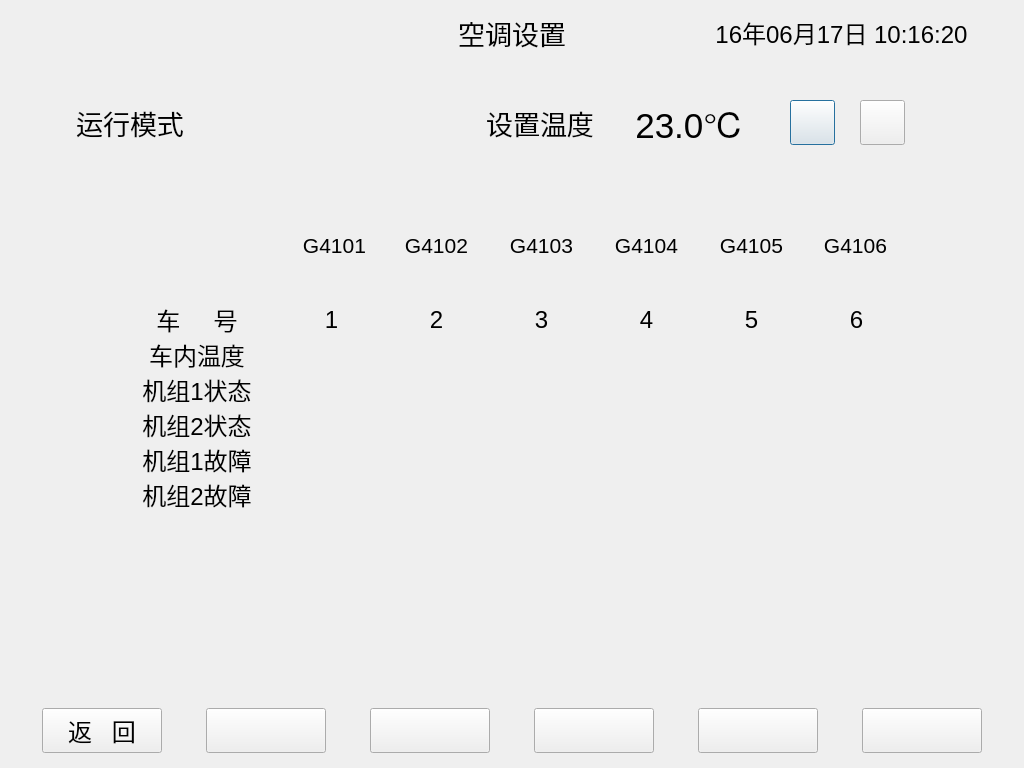
 <widget class="QDialog" name="airconditioninfo">
  <property name="geometry">
   <rect>
    <x>0</x>
    <y>0</y>
    <width>1024</width>
    <height>768</height>
   </rect>
  </property>
  <property name="contextMenuPolicy">
   <enum>Qt::DefaultContextMenu</enum>
  </property>
  <property name="windowTitle">
   <string>空调状态</string>
  </property>
  <property name="sizeGripEnabled">
   <bool>false</bool>
  </property>
  <property name="modal">
   <bool>false</bool>
  </property>
  <widget class="QLabel" name="title_2">
   <property name="geometry">
    <rect>
     <x>355</x>
     <y>10</y>
     <width>314</width>
     <height>45</height>
    </rect>
   </property>
   <property name="sizePolicy">
    <sizepolicy hsizetype="Expanding" vsizetype="Expanding">
     <horstretch>0</horstretch>
     <verstretch>0</verstretch>
    </sizepolicy>
   </property>
   <property name="font">
    <font>
     <pointsize>20</pointsize>
    </font>
   </property>
   <property name="styleSheet">
    <string notr="true"/>
   </property>
   <property name="text">
    <string>空调设置</string>
   </property>
   <property name="alignment">
    <set>Qt::AlignCenter</set>
   </property>
  </widget>
  <widget class="QLabel" name="title">
   <property name="geometry">
    <rect>
     <x>10</x>
     <y>10</y>
     <width>345</width>
     <height>45</height>
    </rect>
   </property>
   <property name="sizePolicy">
    <sizepolicy hsizetype="Expanding" vsizetype="Expanding">
     <horstretch>0</horstretch>
     <verstretch>0</verstretch>
    </sizepolicy>
   </property>
   <property name="font">
    <font>
     <pointsize>18</pointsize>
    </font>
   </property>
   <property name="styleSheet">
    <string notr="true"/>
   </property>
   <property name="text">
    <string/>
   </property>
  </widget>
  <widget class="QLabel" name="title_3">
   <property name="geometry">
    <rect>
     <x>669</x>
     <y>10</y>
     <width>345</width>
     <height>45</height>
    </rect>
   </property>
   <property name="sizePolicy">
    <sizepolicy hsizetype="Expanding" vsizetype="Expanding">
     <horstretch>0</horstretch>
     <verstretch>0</verstretch>
    </sizepolicy>
   </property>
   <property name="font">
    <font>
     <pointsize>18</pointsize>
    </font>
   </property>
   <property name="styleSheet">
    <string notr="true"/>
   </property>
   <property name="text">
    <string>16年06月17日 10:16:20</string>
   </property>
   <property name="alignment">
    <set>Qt::AlignCenter</set>
   </property>
  </widget>
  <widget class="QLabel" name="carlabel1">
   <property name="geometry">
    <rect>
     <x>295</x>
     <y>233</y>
     <width>79</width>
     <height>25</height>
    </rect>
   </property>
   <property name="font">
    <font>
     <pointsize>16</pointsize>
    </font>
   </property>
   <property name="text">
    <string>G4101</string>
   </property>
   <property name="alignment">
    <set>Qt::AlignCenter</set>
   </property>
  </widget>
  <widget class="QLabel" name="carimagelabel2">
   <property name="geometry">
    <rect>
     <x>384</x>
     <y>220</y>
     <width>105</width>
     <height>80</height>
    </rect>
   </property>
   <property name="text">
    <string/>
   </property>
  </widget>
  <widget class="QLabel" name="carimagelabel3">
   <property name="geometry">
    <rect>
     <x>489</x>
     <y>220</y>
     <width>105</width>
     <height>80</height>
    </rect>
   </property>
   <property name="text">
    <string/>
   </property>
  </widget>
  <widget class="QLabel" name="carimagelabel4">
   <property name="geometry">
    <rect>
     <x>594</x>
     <y>220</y>
     <width>105</width>
     <height>80</height>
    </rect>
   </property>
   <property name="text">
    <string/>
   </property>
  </widget>
  <widget class="QLabel" name="carlabel5">
   <property name="geometry">
    <rect>
     <x>711</x>
     <y>233</y>
     <width>81</width>
     <height>25</height>
    </rect>
   </property>
   <property name="font">
    <font>
     <pointsize>16</pointsize>
    </font>
   </property>
   <property name="text">
    <string>G4105</string>
   </property>
   <property name="alignment">
    <set>Qt::AlignCenter</set>
   </property>
  </widget>
  <widget class="QLabel" name="carlabel3">
   <property name="geometry">
    <rect>
     <x>501</x>
     <y>233</y>
     <width>81</width>
     <height>25</height>
    </rect>
   </property>
   <property name="font">
    <font>
     <pointsize>16</pointsize>
    </font>
   </property>
   <property name="text">
    <string>G4103</string>
   </property>
   <property name="alignment">
    <set>Qt::AlignCenter</set>
   </property>
  </widget>
  <widget class="QLabel" name="carlabel2">
   <property name="geometry">
    <rect>
     <x>396</x>
     <y>233</y>
     <width>81</width>
     <height>25</height>
    </rect>
   </property>
   <property name="font">
    <font>
     <pointsize>16</pointsize>
    </font>
   </property>
   <property name="text">
    <string>G4102</string>
   </property>
   <property name="alignment">
    <set>Qt::AlignCenter</set>
   </property>
  </widget>
  <widget class="QLabel" name="carimagelabel1">
   <property name="geometry">
    <rect>
     <x>279</x>
     <y>220</y>
     <width>105</width>
     <height>80</height>
    </rect>
   </property>
   <property name="text">
    <string/>
   </property>
  </widget>
  <widget class="QLabel" name="carimagelabel5">
   <property name="geometry">
    <rect>
     <x>699</x>
     <y>220</y>
     <width>105</width>
     <height>80</height>
    </rect>
   </property>
   <property name="text">
    <string/>
   </property>
  </widget>
  <widget class="QLabel" name="labelarrow">
   <property name="geometry">
    <rect>
     <x>115</x>
     <y>220</y>
     <width>164</width>
     <height>80</height>
    </rect>
   </property>
   <property name="text">
    <string/>
   </property>
   <property name="alignment">
    <set>Qt::AlignCenter</set>
   </property>
  </widget>
  <widget class="QLabel" name="carlabel4">
   <property name="geometry">
    <rect>
     <x>606</x>
     <y>233</y>
     <width>81</width>
     <height>25</height>
    </rect>
   </property>
   <property name="font">
    <font>
     <pointsize>16</pointsize>
    </font>
   </property>
   <property name="text">
    <string>G4104</string>
   </property>
   <property name="alignment">
    <set>Qt::AlignCenter</set>
   </property>
  </widget>
  <widget class="QLabel" name="carimagelabel6">
   <property name="geometry">
    <rect>
     <x>804</x>
     <y>220</y>
     <width>105</width>
     <height>80</height>
    </rect>
   </property>
   <property name="text">
    <string/>
   </property>
  </widget>
  <widget class="QLabel" name="carlabel6">
   <property name="geometry">
    <rect>
     <x>816</x>
     <y>233</y>
     <width>79</width>
     <height>25</height>
    </rect>
   </property>
   <property name="font">
    <font>
     <pointsize>16</pointsize>
    </font>
   </property>
   <property name="text">
    <string>G4106</string>
   </property>
   <property name="alignment">
    <set>Qt::AlignCenter</set>
   </property>
  </widget>
  <widget class="QPushButton" name="buttonmenu">
   <property name="geometry">
    <rect>
     <x>42</x>
     <y>708</y>
     <width>120</width>
     <height>45</height>
    </rect>
   </property>
   <property name="font">
    <font>
     <pointsize>18</pointsize>
    </font>
   </property>
   <property name="focusPolicy">
    <enum>Qt::NoFocus</enum>
   </property>
   <property name="text">
    <string>返   回</string>
   </property>
  </widget>
  <widget class="QPushButton" name="buttonerr">
   <property name="geometry">
    <rect>
     <x>370</x>
     <y>708</y>
     <width>120</width>
     <height>45</height>
    </rect>
   </property>
   <property name="font">
    <font>
     <pointsize>18</pointsize>
    </font>
   </property>
   <property name="focusPolicy">
    <enum>Qt::NoFocus</enum>
   </property>
   <property name="text">
    <string/>
   </property>
  </widget>
  <widget class="QPushButton" name="buttonrun">
   <property name="geometry">
    <rect>
     <x>534</x>
     <y>708</y>
     <width>120</width>
     <height>45</height>
    </rect>
   </property>
   <property name="font">
    <font>
     <pointsize>18</pointsize>
    </font>
   </property>
   <property name="focusPolicy">
    <enum>Qt::NoFocus</enum>
   </property>
   <property name="text">
    <string/>
   </property>
  </widget>
  <widget class="QLabel" name="labelbuttonarea">
   <property name="geometry">
    <rect>
     <x>10</x>
     <y>703</y>
     <width>1004</width>
     <height>55</height>
    </rect>
   </property>
   <property name="text">
    <string/>
   </property>
  </widget>
  <widget class="QPushButton" name="buttoncarinfo">
   <property name="geometry">
    <rect>
     <x>206</x>
     <y>708</y>
     <width>120</width>
     <height>45</height>
    </rect>
   </property>
   <property name="font">
    <font>
     <pointsize>18</pointsize>
    </font>
   </property>
   <property name="focusPolicy">
    <enum>Qt::NoFocus</enum>
   </property>
   <property name="text">
    <string/>
   </property>
  </widget>
  <widget class="QPushButton" name="buttontemp1">
   <property name="geometry">
    <rect>
     <x>698</x>
     <y>708</y>
     <width>120</width>
     <height>45</height>
    </rect>
   </property>
   <property name="font">
    <font>
     <pointsize>18</pointsize>
    </font>
   </property>
   <property name="focusPolicy">
    <enum>Qt::NoFocus</enum>
   </property>
   <property name="text">
    <string/>
   </property>
  </widget>
  <widget class="QPushButton" name="buttontemp2">
   <property name="geometry">
    <rect>
     <x>862</x>
     <y>708</y>
     <width>120</width>
     <height>45</height>
    </rect>
   </property>
   <property name="font">
    <font>
     <pointsize>18</pointsize>
    </font>
   </property>
   <property name="focusPolicy">
    <enum>Qt::NoFocus</enum>
   </property>
   <property name="text">
    <string/>
   </property>
  </widget>
  <widget class="QLabel" name="labelinfo_1_4">
   <property name="geometry">
    <rect>
     <x>489</x>
     <y>302</y>
     <width>105</width>
     <height>35</height>
    </rect>
   </property>
   <property name="font">
    <font>
     <pointsize>18</pointsize>
    </font>
   </property>
   <property name="text">
    <string>3</string>
   </property>
   <property name="alignment">
    <set>Qt::AlignCenter</set>
   </property>
  </widget>
  <widget class="QLabel" name="labelinfo_1_2">
   <property name="geometry">
    <rect>
     <x>279</x>
     <y>302</y>
     <width>105</width>
     <height>35</height>
    </rect>
   </property>
   <property name="font">
    <font>
     <pointsize>18</pointsize>
    </font>
   </property>
   <property name="text">
    <string>1</string>
   </property>
   <property name="alignment">
    <set>Qt::AlignCenter</set>
   </property>
  </widget>
  <widget class="QLabel" name="labelinfo_1_5">
   <property name="geometry">
    <rect>
     <x>594</x>
     <y>302</y>
     <width>105</width>
     <height>35</height>
    </rect>
   </property>
   <property name="font">
    <font>
     <pointsize>18</pointsize>
    </font>
   </property>
   <property name="text">
    <string>4</string>
   </property>
   <property name="alignment">
    <set>Qt::AlignCenter</set>
   </property>
  </widget>
  <widget class="QLabel" name="labelinfo_1_3">
   <property name="geometry">
    <rect>
     <x>384</x>
     <y>302</y>
     <width>105</width>
     <height>35</height>
    </rect>
   </property>
   <property name="font">
    <font>
     <pointsize>18</pointsize>
    </font>
   </property>
   <property name="text">
    <string>2</string>
   </property>
   <property name="alignment">
    <set>Qt::AlignCenter</set>
   </property>
  </widget>
  <widget class="QLabel" name="labelinfo_1_1">
   <property name="geometry">
    <rect>
     <x>115</x>
     <y>302</y>
     <width>164</width>
     <height>35</height>
    </rect>
   </property>
   <property name="font">
    <font>
     <pointsize>18</pointsize>
    </font>
   </property>
   <property name="text">
    <string>车     号</string>
   </property>
   <property name="alignment">
    <set>Qt::AlignCenter</set>
   </property>
  </widget>
  <widget class="QLabel" name="labelinfo_1_6">
   <property name="geometry">
    <rect>
     <x>699</x>
     <y>302</y>
     <width>105</width>
     <height>35</height>
    </rect>
   </property>
   <property name="font">
    <font>
     <pointsize>18</pointsize>
    </font>
   </property>
   <property name="text">
    <string>5</string>
   </property>
   <property name="alignment">
    <set>Qt::AlignCenter</set>
   </property>
  </widget>
  <widget class="QLabel" name="labelinfo_1_7">
   <property name="geometry">
    <rect>
     <x>804</x>
     <y>302</y>
     <width>105</width>
     <height>35</height>
    </rect>
   </property>
   <property name="font">
    <font>
     <pointsize>18</pointsize>
    </font>
   </property>
   <property name="text">
    <string>6</string>
   </property>
   <property name="alignment">
    <set>Qt::AlignCenter</set>
   </property>
  </widget>
  <widget class="QLabel" name="labelinfo_2_7">
   <property name="geometry">
    <rect>
     <x>804</x>
     <y>337</y>
     <width>105</width>
     <height>35</height>
    </rect>
   </property>
   <property name="font">
    <font>
     <pointsize>18</pointsize>
    </font>
   </property>
   <property name="text">
    <string/>
   </property>
   <property name="alignment">
    <set>Qt::AlignCenter</set>
   </property>
  </widget>
  <widget class="QLabel" name="labelinfo_2_6">
   <property name="geometry">
    <rect>
     <x>699</x>
     <y>337</y>
     <width>105</width>
     <height>35</height>
    </rect>
   </property>
   <property name="font">
    <font>
     <pointsize>18</pointsize>
    </font>
   </property>
   <property name="text">
    <string/>
   </property>
   <property name="alignment">
    <set>Qt::AlignCenter</set>
   </property>
  </widget>
  <widget class="QLabel" name="labelinfo_2_1">
   <property name="geometry">
    <rect>
     <x>115</x>
     <y>337</y>
     <width>164</width>
     <height>35</height>
    </rect>
   </property>
   <property name="font">
    <font>
     <pointsize>18</pointsize>
    </font>
   </property>
   <property name="text">
    <string>车内温度</string>
   </property>
   <property name="alignment">
    <set>Qt::AlignCenter</set>
   </property>
  </widget>
  <widget class="QLabel" name="labelinfo_2_3">
   <property name="geometry">
    <rect>
     <x>384</x>
     <y>337</y>
     <width>105</width>
     <height>35</height>
    </rect>
   </property>
   <property name="font">
    <font>
     <pointsize>18</pointsize>
    </font>
   </property>
   <property name="text">
    <string/>
   </property>
   <property name="alignment">
    <set>Qt::AlignCenter</set>
   </property>
  </widget>
  <widget class="QLabel" name="labelinfo_2_4">
   <property name="geometry">
    <rect>
     <x>489</x>
     <y>337</y>
     <width>105</width>
     <height>35</height>
    </rect>
   </property>
   <property name="font">
    <font>
     <pointsize>18</pointsize>
    </font>
   </property>
   <property name="text">
    <string/>
   </property>
   <property name="alignment">
    <set>Qt::AlignCenter</set>
   </property>
  </widget>
  <widget class="QLabel" name="labelinfo_2_5">
   <property name="geometry">
    <rect>
     <x>594</x>
     <y>337</y>
     <width>105</width>
     <height>35</height>
    </rect>
   </property>
   <property name="font">
    <font>
     <pointsize>18</pointsize>
    </font>
   </property>
   <property name="text">
    <string/>
   </property>
   <property name="alignment">
    <set>Qt::AlignCenter</set>
   </property>
  </widget>
  <widget class="QLabel" name="labelinfo_2_2">
   <property name="geometry">
    <rect>
     <x>279</x>
     <y>337</y>
     <width>105</width>
     <height>35</height>
    </rect>
   </property>
   <property name="font">
    <font>
     <pointsize>18</pointsize>
    </font>
   </property>
   <property name="text">
    <string/>
   </property>
   <property name="alignment">
    <set>Qt::AlignCenter</set>
   </property>
  </widget>
  <widget class="QLabel" name="labelinfo_3_7">
   <property name="geometry">
    <rect>
     <x>804</x>
     <y>372</y>
     <width>105</width>
     <height>35</height>
    </rect>
   </property>
   <property name="font">
    <font>
     <pointsize>18</pointsize>
    </font>
   </property>
   <property name="text">
    <string/>
   </property>
   <property name="alignment">
    <set>Qt::AlignCenter</set>
   </property>
  </widget>
  <widget class="QLabel" name="labelinfo_3_3">
   <property name="geometry">
    <rect>
     <x>384</x>
     <y>372</y>
     <width>105</width>
     <height>35</height>
    </rect>
   </property>
   <property name="font">
    <font>
     <pointsize>18</pointsize>
    </font>
   </property>
   <property name="text">
    <string/>
   </property>
   <property name="alignment">
    <set>Qt::AlignCenter</set>
   </property>
  </widget>
  <widget class="QLabel" name="labelinfo_3_4">
   <property name="geometry">
    <rect>
     <x>489</x>
     <y>372</y>
     <width>105</width>
     <height>35</height>
    </rect>
   </property>
   <property name="font">
    <font>
     <pointsize>18</pointsize>
    </font>
   </property>
   <property name="text">
    <string/>
   </property>
   <property name="alignment">
    <set>Qt::AlignCenter</set>
   </property>
  </widget>
  <widget class="QLabel" name="labelinfo_3_5">
   <property name="geometry">
    <rect>
     <x>594</x>
     <y>372</y>
     <width>105</width>
     <height>35</height>
    </rect>
   </property>
   <property name="font">
    <font>
     <pointsize>18</pointsize>
    </font>
   </property>
   <property name="text">
    <string/>
   </property>
   <property name="alignment">
    <set>Qt::AlignCenter</set>
   </property>
  </widget>
  <widget class="QLabel" name="labelinfo_3_6">
   <property name="geometry">
    <rect>
     <x>699</x>
     <y>372</y>
     <width>105</width>
     <height>35</height>
    </rect>
   </property>
   <property name="font">
    <font>
     <pointsize>18</pointsize>
    </font>
   </property>
   <property name="text">
    <string/>
   </property>
   <property name="alignment">
    <set>Qt::AlignCenter</set>
   </property>
  </widget>
  <widget class="QLabel" name="labelinfo_3_2">
   <property name="geometry">
    <rect>
     <x>279</x>
     <y>372</y>
     <width>105</width>
     <height>35</height>
    </rect>
   </property>
   <property name="font">
    <font>
     <pointsize>18</pointsize>
    </font>
   </property>
   <property name="text">
    <string/>
   </property>
   <property name="alignment">
    <set>Qt::AlignCenter</set>
   </property>
  </widget>
  <widget class="QLabel" name="labelinfo_3_1">
   <property name="geometry">
    <rect>
     <x>115</x>
     <y>372</y>
     <width>164</width>
     <height>35</height>
    </rect>
   </property>
   <property name="font">
    <font>
     <pointsize>18</pointsize>
    </font>
   </property>
   <property name="text">
    <string>机组1状态</string>
   </property>
   <property name="alignment">
    <set>Qt::AlignCenter</set>
   </property>
  </widget>
  <widget class="QLabel" name="labelinfo_4_7">
   <property name="geometry">
    <rect>
     <x>804</x>
     <y>407</y>
     <width>105</width>
     <height>35</height>
    </rect>
   </property>
   <property name="font">
    <font>
     <pointsize>18</pointsize>
    </font>
   </property>
   <property name="text">
    <string/>
   </property>
   <property name="alignment">
    <set>Qt::AlignCenter</set>
   </property>
  </widget>
  <widget class="QLabel" name="labelinfo_4_2">
   <property name="geometry">
    <rect>
     <x>279</x>
     <y>407</y>
     <width>105</width>
     <height>35</height>
    </rect>
   </property>
   <property name="font">
    <font>
     <pointsize>18</pointsize>
    </font>
   </property>
   <property name="text">
    <string/>
   </property>
   <property name="alignment">
    <set>Qt::AlignCenter</set>
   </property>
  </widget>
  <widget class="QLabel" name="labelinfo_4_1">
   <property name="geometry">
    <rect>
     <x>115</x>
     <y>407</y>
     <width>164</width>
     <height>35</height>
    </rect>
   </property>
   <property name="font">
    <font>
     <pointsize>18</pointsize>
    </font>
   </property>
   <property name="text">
    <string>机组2状态</string>
   </property>
   <property name="alignment">
    <set>Qt::AlignCenter</set>
   </property>
  </widget>
  <widget class="QLabel" name="labelinfo_4_4">
   <property name="geometry">
    <rect>
     <x>489</x>
     <y>407</y>
     <width>105</width>
     <height>35</height>
    </rect>
   </property>
   <property name="font">
    <font>
     <pointsize>18</pointsize>
    </font>
   </property>
   <property name="text">
    <string/>
   </property>
   <property name="alignment">
    <set>Qt::AlignCenter</set>
   </property>
  </widget>
  <widget class="QLabel" name="labelinfo_4_6">
   <property name="geometry">
    <rect>
     <x>699</x>
     <y>407</y>
     <width>105</width>
     <height>35</height>
    </rect>
   </property>
   <property name="font">
    <font>
     <pointsize>18</pointsize>
    </font>
   </property>
   <property name="text">
    <string/>
   </property>
   <property name="alignment">
    <set>Qt::AlignCenter</set>
   </property>
  </widget>
  <widget class="QLabel" name="labelinfo_4_5">
   <property name="geometry">
    <rect>
     <x>594</x>
     <y>407</y>
     <width>105</width>
     <height>35</height>
    </rect>
   </property>
   <property name="font">
    <font>
     <pointsize>18</pointsize>
    </font>
   </property>
   <property name="text">
    <string/>
   </property>
   <property name="alignment">
    <set>Qt::AlignCenter</set>
   </property>
  </widget>
  <widget class="QLabel" name="labelinfo_4_3">
   <property name="geometry">
    <rect>
     <x>384</x>
     <y>407</y>
     <width>105</width>
     <height>35</height>
    </rect>
   </property>
   <property name="font">
    <font>
     <pointsize>18</pointsize>
    </font>
   </property>
   <property name="text">
    <string/>
   </property>
   <property name="alignment">
    <set>Qt::AlignCenter</set>
   </property>
  </widget>
  <widget class="QLabel" name="labelinfo_5_7">
   <property name="geometry">
    <rect>
     <x>804</x>
     <y>442</y>
     <width>105</width>
     <height>35</height>
    </rect>
   </property>
   <property name="font">
    <font>
     <pointsize>18</pointsize>
    </font>
   </property>
   <property name="text">
    <string/>
   </property>
   <property name="alignment">
    <set>Qt::AlignCenter</set>
   </property>
  </widget>
  <widget class="QLabel" name="labelinfo_5_1">
   <property name="geometry">
    <rect>
     <x>115</x>
     <y>442</y>
     <width>164</width>
     <height>35</height>
    </rect>
   </property>
   <property name="font">
    <font>
     <pointsize>18</pointsize>
    </font>
   </property>
   <property name="text">
    <string>机组1故障</string>
   </property>
   <property name="alignment">
    <set>Qt::AlignCenter</set>
   </property>
  </widget>
  <widget class="QLabel" name="labelinfo_5_3">
   <property name="geometry">
    <rect>
     <x>384</x>
     <y>442</y>
     <width>105</width>
     <height>35</height>
    </rect>
   </property>
   <property name="font">
    <font>
     <pointsize>18</pointsize>
    </font>
   </property>
   <property name="text">
    <string/>
   </property>
   <property name="alignment">
    <set>Qt::AlignCenter</set>
   </property>
  </widget>
  <widget class="QLabel" name="labelinfo_5_5">
   <property name="geometry">
    <rect>
     <x>594</x>
     <y>442</y>
     <width>105</width>
     <height>35</height>
    </rect>
   </property>
   <property name="font">
    <font>
     <pointsize>18</pointsize>
    </font>
   </property>
   <property name="text">
    <string/>
   </property>
   <property name="alignment">
    <set>Qt::AlignCenter</set>
   </property>
  </widget>
  <widget class="QLabel" name="labelinfo_5_6">
   <property name="geometry">
    <rect>
     <x>699</x>
     <y>442</y>
     <width>105</width>
     <height>35</height>
    </rect>
   </property>
   <property name="font">
    <font>
     <pointsize>18</pointsize>
    </font>
   </property>
   <property name="text">
    <string/>
   </property>
   <property name="alignment">
    <set>Qt::AlignCenter</set>
   </property>
  </widget>
  <widget class="QLabel" name="labelinfo_5_4">
   <property name="geometry">
    <rect>
     <x>489</x>
     <y>442</y>
     <width>105</width>
     <height>35</height>
    </rect>
   </property>
   <property name="font">
    <font>
     <pointsize>18</pointsize>
    </font>
   </property>
   <property name="text">
    <string/>
   </property>
   <property name="alignment">
    <set>Qt::AlignCenter</set>
   </property>
  </widget>
  <widget class="QLabel" name="labelinfo_5_2">
   <property name="geometry">
    <rect>
     <x>279</x>
     <y>442</y>
     <width>105</width>
     <height>35</height>
    </rect>
   </property>
   <property name="font">
    <font>
     <pointsize>18</pointsize>
    </font>
   </property>
   <property name="text">
    <string/>
   </property>
   <property name="alignment">
    <set>Qt::AlignCenter</set>
   </property>
  </widget>
  <widget class="QLabel" name="labelinfo_6_7">
   <property name="geometry">
    <rect>
     <x>804</x>
     <y>477</y>
     <width>105</width>
     <height>35</height>
    </rect>
   </property>
   <property name="font">
    <font>
     <pointsize>18</pointsize>
    </font>
   </property>
   <property name="text">
    <string/>
   </property>
   <property name="alignment">
    <set>Qt::AlignCenter</set>
   </property>
  </widget>
  <widget class="QLabel" name="labelinfo_6_3">
   <property name="geometry">
    <rect>
     <x>384</x>
     <y>477</y>
     <width>105</width>
     <height>35</height>
    </rect>
   </property>
   <property name="font">
    <font>
     <pointsize>18</pointsize>
    </font>
   </property>
   <property name="text">
    <string/>
   </property>
   <property name="alignment">
    <set>Qt::AlignCenter</set>
   </property>
  </widget>
  <widget class="QLabel" name="labelinfo_6_5">
   <property name="geometry">
    <rect>
     <x>594</x>
     <y>477</y>
     <width>105</width>
     <height>35</height>
    </rect>
   </property>
   <property name="font">
    <font>
     <pointsize>18</pointsize>
    </font>
   </property>
   <property name="text">
    <string/>
   </property>
   <property name="alignment">
    <set>Qt::AlignCenter</set>
   </property>
  </widget>
  <widget class="QLabel" name="labelinfo_6_2">
   <property name="geometry">
    <rect>
     <x>279</x>
     <y>477</y>
     <width>105</width>
     <height>35</height>
    </rect>
   </property>
   <property name="font">
    <font>
     <pointsize>18</pointsize>
    </font>
   </property>
   <property name="text">
    <string/>
   </property>
   <property name="alignment">
    <set>Qt::AlignCenter</set>
   </property>
  </widget>
  <widget class="QLabel" name="labelinfo_6_4">
   <property name="geometry">
    <rect>
     <x>489</x>
     <y>477</y>
     <width>105</width>
     <height>35</height>
    </rect>
   </property>
   <property name="font">
    <font>
     <pointsize>18</pointsize>
    </font>
   </property>
   <property name="text">
    <string/>
   </property>
   <property name="alignment">
    <set>Qt::AlignCenter</set>
   </property>
  </widget>
  <widget class="QLabel" name="labelinfo_6_6">
   <property name="geometry">
    <rect>
     <x>699</x>
     <y>477</y>
     <width>105</width>
     <height>35</height>
    </rect>
   </property>
   <property name="font">
    <font>
     <pointsize>18</pointsize>
    </font>
   </property>
   <property name="text">
    <string/>
   </property>
   <property name="alignment">
    <set>Qt::AlignCenter</set>
   </property>
  </widget>
  <widget class="QLabel" name="labelinfo_6_1">
   <property name="geometry">
    <rect>
     <x>115</x>
     <y>477</y>
     <width>164</width>
     <height>35</height>
    </rect>
   </property>
   <property name="font">
    <font>
     <pointsize>18</pointsize>
    </font>
   </property>
   <property name="text">
    <string>机组2故障</string>
   </property>
   <property name="alignment">
    <set>Qt::AlignCenter</set>
   </property>
  </widget>
  <widget class="QLabel" name="labelaccmode">
   <property name="geometry">
    <rect>
     <x>210</x>
     <y>100</y>
     <width>120</width>
     <height>45</height>
    </rect>
   </property>
   <property name="font">
    <font>
     <pointsize>26</pointsize>
    </font>
   </property>
   <property name="text">
    <string/>
   </property>
   <property name="alignment">
    <set>Qt::AlignCenter</set>
   </property>
  </widget>
  <widget class="QLabel" name="label_1">
   <property name="geometry">
    <rect>
     <x>70</x>
     <y>105</y>
     <width>120</width>
     <height>35</height>
    </rect>
   </property>
   <property name="font">
    <font>
     <pointsize>20</pointsize>
    </font>
   </property>
   <property name="text">
    <string>运行模式</string>
   </property>
   <property name="alignment">
    <set>Qt::AlignCenter</set>
   </property>
  </widget>
  <widget class="QLabel" name="labelacctemp">
   <property name="geometry">
    <rect>
     <x>620</x>
     <y>100</y>
     <width>140</width>
     <height>45</height>
    </rect>
   </property>
   <property name="font">
    <font>
     <pointsize>26</pointsize>
    </font>
   </property>
   <property name="text">
    <string>23.0℃</string>
   </property>
   <property name="alignment">
    <set>Qt::AlignCenter</set>
   </property>
  </widget>
  <widget class="QLabel" name="label_2">
   <property name="geometry">
    <rect>
     <x>480</x>
     <y>105</y>
     <width>120</width>
     <height>35</height>
    </rect>
   </property>
   <property name="font">
    <font>
     <pointsize>20</pointsize>
    </font>
   </property>
   <property name="text">
    <string>设置温度</string>
   </property>
   <property name="alignment">
    <set>Qt::AlignCenter</set>
   </property>
  </widget>
  <widget class="QPushButton" name="buttonTempUp">
   <property name="geometry">
    <rect>
     <x>790</x>
     <y>100</y>
     <width>45</width>
     <height>45</height>
    </rect>
   </property>
   <property name="text">
    <string/>
   </property>
   <property name="icon">
    <iconset resource="resource.qrc">
     <normaloff>:/new/prefix1/png/tempUp.png</normaloff>:/new/prefix1/png/tempUp.png</iconset>
   </property>
   <property name="iconSize">
    <size>
     <width>32</width>
     <height>32</height>
    </size>
   </property>
  </widget>
  <widget class="QPushButton" name="buttonTempDown">
   <property name="geometry">
    <rect>
     <x>860</x>
     <y>100</y>
     <width>45</width>
     <height>45</height>
    </rect>
   </property>
   <property name="text">
    <string/>
   </property>
   <property name="icon">
    <iconset resource="resource.qrc">
     <normaloff>:/new/prefix1/png/tempDown.png</normaloff>:/new/prefix1/png/tempDown.png</iconset>
   </property>
   <property name="iconSize">
    <size>
     <width>32</width>
     <height>32</height>
    </size>
   </property>
  </widget>
  <zorder>labelbuttonarea</zorder>
  <zorder>carimagelabel6</zorder>
  <zorder>carimagelabel3</zorder>
  <zorder>carimagelabel4</zorder>
  <zorder>carimagelabel5</zorder>
  <zorder>carimagelabel1</zorder>
  <zorder>title_2</zorder>
  <zorder>title</zorder>
  <zorder>title_3</zorder>
  <zorder>carimagelabel2</zorder>
  <zorder>labelarrow</zorder>
  <zorder>buttonmenu</zorder>
  <zorder>buttonerr</zorder>
  <zorder>buttonrun</zorder>
  <zorder>buttoncarinfo</zorder>
  <zorder>buttontemp1</zorder>
  <zorder>buttontemp2</zorder>
  <zorder>labelinfo_1_4</zorder>
  <zorder>labelinfo_1_2</zorder>
  <zorder>labelinfo_1_5</zorder>
  <zorder>labelinfo_1_3</zorder>
  <zorder>labelinfo_1_1</zorder>
  <zorder>labelinfo_1_6</zorder>
  <zorder>labelinfo_1_7</zorder>
  <zorder>labelinfo_2_7</zorder>
  <zorder>labelinfo_2_6</zorder>
  <zorder>labelinfo_2_1</zorder>
  <zorder>labelinfo_2_3</zorder>
  <zorder>labelinfo_2_4</zorder>
  <zorder>labelinfo_2_5</zorder>
  <zorder>labelinfo_2_2</zorder>
  <zorder>labelinfo_3_7</zorder>
  <zorder>labelinfo_3_3</zorder>
  <zorder>labelinfo_3_4</zorder>
  <zorder>labelinfo_3_5</zorder>
  <zorder>labelinfo_3_6</zorder>
  <zorder>labelinfo_3_2</zorder>
  <zorder>labelinfo_3_1</zorder>
  <zorder>labelinfo_4_7</zorder>
  <zorder>labelinfo_4_2</zorder>
  <zorder>labelinfo_4_1</zorder>
  <zorder>labelinfo_4_4</zorder>
  <zorder>labelinfo_4_6</zorder>
  <zorder>labelinfo_4_5</zorder>
  <zorder>labelinfo_4_3</zorder>
  <zorder>labelinfo_5_7</zorder>
  <zorder>labelinfo_5_1</zorder>
  <zorder>labelinfo_5_3</zorder>
  <zorder>labelinfo_5_5</zorder>
  <zorder>labelinfo_5_6</zorder>
  <zorder>labelinfo_5_4</zorder>
  <zorder>labelinfo_5_2</zorder>
  <zorder>labelinfo_6_7</zorder>
  <zorder>labelinfo_6_3</zorder>
  <zorder>labelinfo_6_5</zorder>
  <zorder>labelinfo_6_2</zorder>
  <zorder>labelinfo_6_4</zorder>
  <zorder>labelinfo_6_6</zorder>
  <zorder>labelinfo_6_1</zorder>
  <zorder>labelaccmode</zorder>
  <zorder>label_1</zorder>
  <zorder>labelacctemp</zorder>
  <zorder>label_2</zorder>
  <zorder>buttonTempUp</zorder>
  <zorder>buttonTempDown</zorder>
  <zorder>carlabel2</zorder>
  <zorder>carlabel3</zorder>
  <zorder>carlabel4</zorder>
  <zorder>carlabel1</zorder>
  <zorder>carlabel5</zorder>
  <zorder>carlabel6</zorder>
 </widget>
